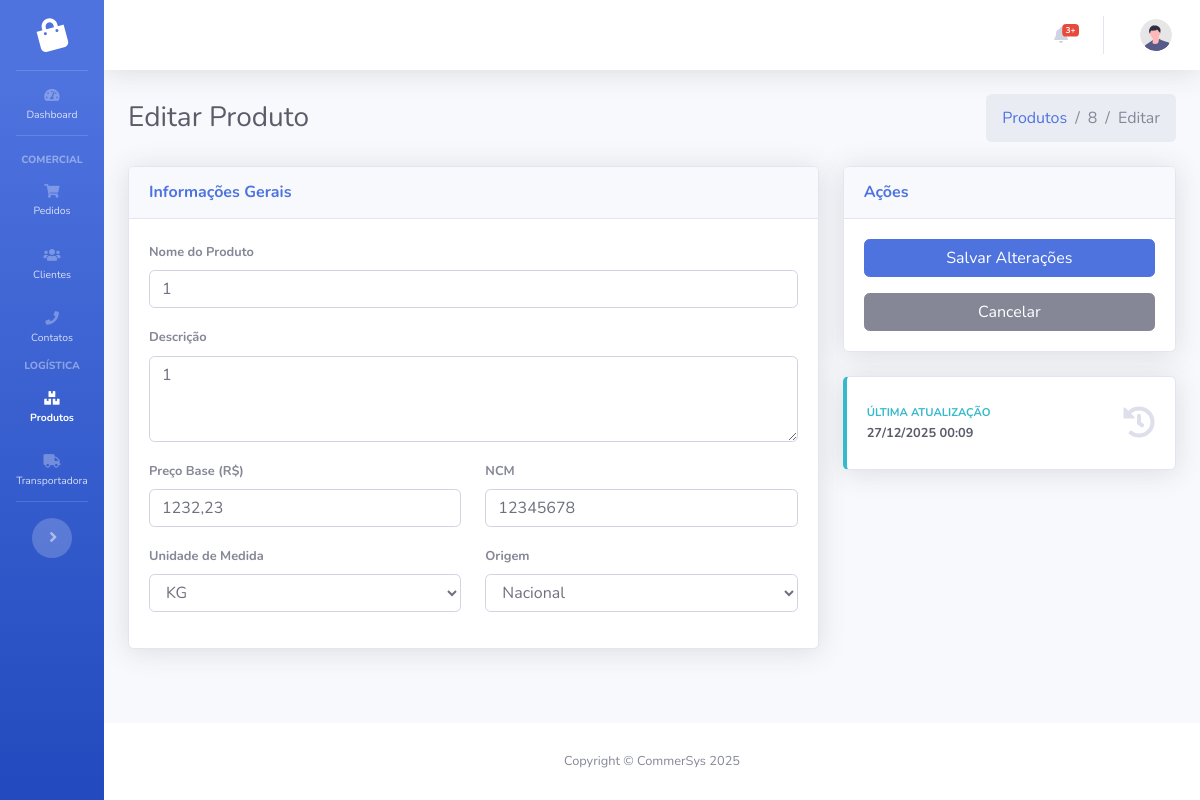
The page /produtos/8/editar/ on the database its author committed.
### logistica/models.py (models this page shows, shortened)
class Produto(models.Model):
    ORIGEM_CHOICES = [
        (0, 'Nacional'),
        (1, 'Estrangeira - Importação direta'),
        (2, 'Estrangeira - Adquirida no mercado interno'),
    ]
    MEDIDA_CHOICES = [
        (0, 'UN'),
        (1, 'KG'),
        (2, 'PC'),
        (3, 'L')
    ]
    nome = models.CharField(max_length=100)
    descricao = models.TextField(blank=True, null=True)
    preco_base = models.DecimalField(max_digits=10, decimal_places=2, help_text="Preço de venda padrão")
    ncm = models.CharField(max_length=8, help_text="8 dígitos - Nomenclatura Comum do Mercosul")
    unidade_medida = models.IntegerField(choices=MEDIDA_CHOICES, default=0)
    origem = models.IntegerField(choices=ORIGEM_CHOICES, default=0)
    created_at = models.DateTimeField(auto_now_add=True)
    updated_at = models.DateTimeField(auto_now=True)

### logistica/views.py (the view, shortened to what this page needs)
# urls.py: path('produtos/<int:pk>/editar/', views.ProdutoUpdateView.as_view(), name='produto_edit'),
class ProdutoUpdateView(UpdateView):
    model = Produto
    form_class = ProdutoForm
    template_name = 'logistica/produto_form.html'

### logistica/forms.py
class ProdutoForm(forms.ModelForm):
    class Meta:
        model = Produto
        fields = ['nome', 'descricao', 'preco_base', 'ncm', 'unidade_medida', 'origem']
        widgets = {
            'nome': forms.TextInput(attrs={'class': 'form-control'}),
            'descricao': forms.Textarea(attrs={'class': 'form-control', 'rows': 3}),
            'preco_base': forms.TextInput(attrs={'class': 'form-control', 'placeholder': '0,00'}),
            'ncm': forms.TextInput(attrs={'class': 'form-control'}),
            'unidade_medida': forms.Select(attrs={'class': 'form-control'}),
            'origem': forms.Select(attrs={'class': 'form-control'}),
        }
    def __init__(self, *args, **kwargs):
        super().__init__(*args, **kwargs)
        self.fields['preco_base'].localize = True
        self.fields['preco_base'].widget.is_localized = True

### logistica/templates/logistica/produto_form.html (shortened to what this page needs)
{% extends 'base.html' %}
{% load static %}
{% load humanize %}
{% block content %}
<div class="d-sm-flex align-items-center justify-content-between mb-4">
<div class="d-flex align-items-center">
        <h1 class="h3 mb-0 text-gray-800">
            {% if form.instance.pk %}Editar Produto{% else %}Novo Produto{% endif %}
        </h1>
    </div>
    <nav aria-label="breadcrumb" class="d-none d-md-inline-block">
        <ol class="breadcrumb mb-0">
            <li class="breadcrumb-item"><a href="{% url 'logistica:produtos' %}">Produtos</a></li>
            {% if form.instance.pk %}
            <li class="breadcrumb-item">{{ form.instance.id }}</li>
            <li class="breadcrumb-item active">Editar</li>
            {% else %}
            <li class="breadcrumb-item active">Novo</li>
            {% endif %}
        </ol>
    </nav>
</div>
<form method="post" novalidate>
    <div class="row">
        <div class="col-lg-8">
            <div class="card shadow mb-4">
                <div class="card-header py-3">
                    <h6 class="m-0 font-weight-bold text-primary">Informações Gerais</h6>
                </div>
                <div class="card-body">
                    <div class="form-group mb-3">
                        <label for="{{ form.nome.id_for_label }}" class="text-muted small font-weight-bold">Nome do Produto</label>
                        <input type="text" name="nome" value="{{ form.nome.value|default_if_none:'' }}"
                               class="form-control {% if form.nome.errors %}is-invalid{% endif %}" id="{{ form.nome.id_for_label }}">
                    </div>
                    <div class="form-group mb-3">
                        <label for="{{ form.descricao.id_for_label }}" class="text-muted small font-weight-bold">Descrição</label>
                        <textarea name="descricao" rows="3"
                                  class="form-control {% if form.descricao.errors %}is-invalid{% endif %}"
                                  id="{{ form.descricao.id_for_label }}">{{ form.descricao.value|default_if_none:'' }}</textarea>
                    </div>
                    <div class="row">
                        <div class="col-md-6 form-group mb-3">
                            <label for="{{ form.preco_base.id_for_label }}" class="text-muted small font-weight-bold">Preço Base (R$)</label>
                            <input type="text" name="preco_base" value="{{ form.preco_base.value|default_if_none:'' }}"
                                   class="form-control moeda {% if form.preco_base.errors %}is-invalid{% endif %}" id="{{ form.preco_base.id_for_label }}"  maxlength="11">
                        </div>
                        <div class="col-md-6 form-group mb-3">
                            <label for="{{ form.ncm.id_for_label }}" class="text-muted small font-weight-bold">NCM</label>
                            <input type="text" name="ncm" value="{{ form.ncm.value|default_if_none:'' }}"
                                   class="form-control {% if form.ncm.errors %}is-invalid{% endif %}" id="{{ form.ncm.id_for_label }}" maxlength="8">
                        </div>
                    </div>
                    <div class="row">
                        <div class="col-md-6 form-group mb-3">
                            <label for="{{ form.unidade_medida.id_for_label }}" class="text-muted small font-weight-bold">Unidade de Medida</label>
                            {{ form.unidade_medida }}
                        </div>
                        <div class="col-md-6 form-group mb-3">
                            <label for="{{ form.origem.id_for_label }}" class="text-muted small font-weight-bold">Origem</label>
                            {{ form.origem }}
                        </div>
                    </div>
                </div>
            </div>
        </div>
        <div class="col-lg-4">
            <div class="card shadow mb-4">
                <div class="card-header py-3">
                    <h6 class="m-0 font-weight-bold text-primary">Ações</h6>
                </div>
                <div class="card-body">
                    <button type="submit" class="btn btn-primary btn-block btn-icon-split mb-2">
                        <span class="text">Salvar Alterações</span>
                    </button>
                    <a href="{% if form.instance.pk %}{% url 'logistica:produto_detail' form.instance.pk %}{% else %}{% url 'logistica:produtos' %}{% endif %}"
                       class="btn btn-secondary btn-block">
                        Cancelar
                    </a>
                </div>
            </div>
            {% if form.instance.pk %}
            <div class="card border-left-info shadow py-2">
                <div class="card-body">
                    <div class="row no-gutters align-items-center">
                        <div class="col mr-2">
                            <div class="text-xs font-weight-bold text-info text-uppercase mb-1">Última Atualização</div>
                            <div class="h5 mb-0 font-weight-bold text-gray-800 small">{{ form.instance.updated_at|date:"d/m/Y H:i" }}</div>
                        </div>
                        <div class="col-auto">
                            <i class="fas fa-history fa-2x text-gray-300"></i>
                        </div>
                    </div>
                </div>
            </div>
            {% endif %}
        </div>
    </div>
</form>
{% endblock %}

### rows shown on the page
Produto: instance.id "8", preco_base "1232,23", ncm "12345678", unidade_medida "KG", origem "Nacional", instance.updated_at "27/12/2025 00:09"
